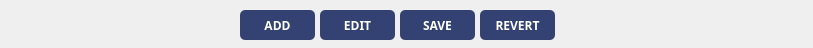
  <widget class="QWidget" name="widgetBTN" native="true">
   <property name="geometry">
    <rect>
     <x>340</x>
     <y>617</y>
     <width>813</width>
     <height>48</height>
    </rect>
   </property>
   <property name="font">
    <font>
     <family>Poppins</family>
     <pointsize>12</pointsize>
     <weight>75</weight>
     <bold>true</bold>
    </font>
   </property>
   <property name="styleSheet">
    <string notr="true">#widgetBTN{
background: rgba(220, 229, 254, 1);
border: 1px solid black;
}

#addBTN, #editBTN, #revertBTN, #saveBTN {
    border-radius: 5px;
    border: none;
    background-color: rgba(52, 66, 115, 1);
    color: white;
    height: 26px;
	font-size: 12px;
    padding: 5px 10px; /* Add padding for spacing */
}
</string>
   </property>
   <widget class="QPushButton" name="addBTN">
    <property name="geometry">
     <rect>
      <x>240</x>
      <y>10</y>
      <width>75</width>
      <height>30</height>
     </rect>
    </property>
    <property name="font">
     <font>
      <family>Poppins</family>
      <pointsize>-1</pointsize>
      <weight>75</weight>
      <bold>true</bold>
     </font>
    </property>
    <property name="text">
     <string>ADD</string>
    </property>
   </widget>
   <widget class="QPushButton" name="editBTN">
    <property name="geometry">
     <rect>
      <x>320</x>
      <y>10</y>
      <width>75</width>
      <height>30</height>
     </rect>
    </property>
    <property name="font">
     <font>
      <family>Poppins</family>
      <pointsize>-1</pointsize>
      <weight>75</weight>
      <bold>true</bold>
     </font>
    </property>
    <property name="text">
     <string>EDIT</string>
    </property>
   </widget>
   <widget class="QPushButton" name="saveBTN">
    <property name="geometry">
     <rect>
      <x>400</x>
      <y>10</y>
      <width>75</width>
      <height>30</height>
     </rect>
    </property>
    <property name="font">
     <font>
      <family>Poppins</family>
      <pointsize>-1</pointsize>
      <weight>75</weight>
      <bold>true</bold>
     </font>
    </property>
    <property name="text">
     <string>SAVE</string>
    </property>
   </widget>
   <widget class="QPushButton" name="revertBTN">
    <property name="geometry">
     <rect>
      <x>480</x>
      <y>10</y>
      <width>75</width>
      <height>30</height>
     </rect>
    </property>
    <property name="font">
     <font>
      <family>Poppins</family>
      <pointsize>-1</pointsize>
      <weight>75</weight>
      <bold>true</bold>
     </font>
    </property>
    <property name="text">
     <string>REVERT</string>
    </property>
   </widget>
  </widget>
